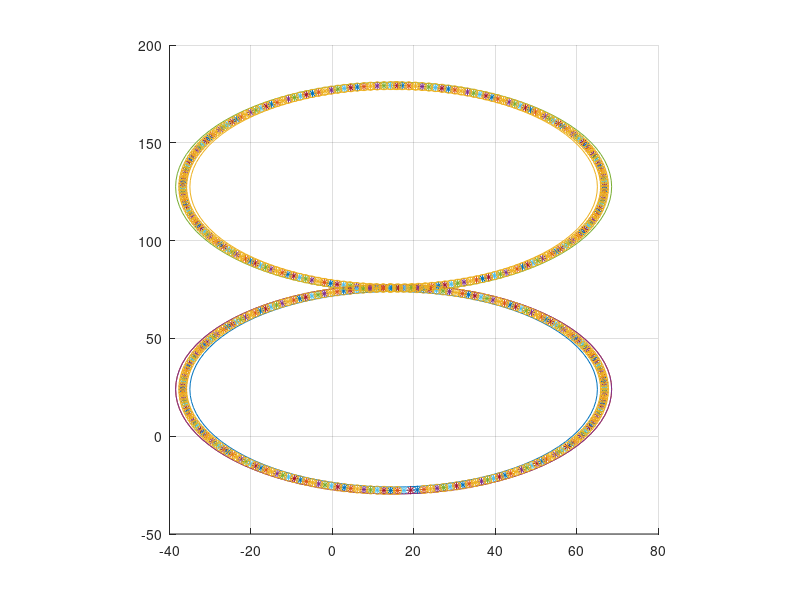

Write MATLAB code to recreate this figure.
clc; clear all ; close all
%%
x= 15 ; y=24; r = 50;
hold on
th = 0:pi/50:2*pi;
xunit = r*cos(th) + x;
yunit = r*sin(th) + y;
h = plot(xunit,yunit);

xunit = (r+3.5)*cos(th) + x;
yunit = (r+3.5)*sin(th) + y;
h = plot(xunit,yunit);


xunit = (r)*cos(th) + x;
yunit = (r)*sin(th) + y + 3.5+2*r;
h = plot(xunit,yunit);


xunit = (r+3.5)*cos(th) + x;
yunit = (r+3.5)*sin(th) + y;
h = plot(xunit,yunit);

xunit = (r+3.5)*cos(th) + x;
yunit = (r+3.5)*sin(th) + y + 3.5+r*2;
h = plot(xunit,yunit);

%% waypoint generation
crc = @(r,p,a) [r*cosd(a + p) ;  r*sind(a + p)]; % r- radius a- time p  - initial position
% t = linspace(0, 360, 361);                              % Time
t = linspace(0 , 180 ,100); % quater time
waypoints = [];
% first quater for figure eight
init_pos = 271;                                          % Initial Position (°)
radius = r+1.75;
locus_1 = crc(radius, init_pos, t); % anit clokwise
b = locus_1(2,:)+y;
a = locus_1(1,:) +x;
locus_1 = [a ; b];

figure(1)
for k1 = 2:length(t)
    plot(locus_1(1,k1),  locus_1(2,k1), '*'); hold on
    grid
    axis square
    drawnow    
end
waypoints = [locus_1']; % 100x2

% second quater for figure eight

init_pos = 181;                                          % Initial Position (°)
locus_2 = crc(radius, init_pos, t);
locus_2 = [ locus_2(2,:)+ x; locus_2(1,:)+y+3.5+2*r ]';

% locus  = locus*[0 1;1 0]; % swaping sine and cos terms for clockwise
figure(1)
for k1 = 2:length(t)
    a  = locus_2(k1,:); % swaping sine and cos terms for clockwise
    plot(a(1),  a(2), '*'); hold on
    grid
    axis square
    drawnow    
end

waypoints = [locus_1'; locus_2]; % 200x2

% third quater for figure eight

init_pos = 0.5;                                          % Initial Position (°)
locus_3 = crc(radius, init_pos, t);
locus_3 = [ locus_3(2,:) + x; locus_3(1,:)+3.5+2*r + y]';
figure(1)
for k1 = 2:length(t)
    a  = locus_3(k1,:); % swaping sine and cos terms for clockwise
    plot(a(1),  a(2), '*'); hold on
    grid
    axis square
    drawnow    
end

waypoints = [locus_1'; locus_2; locus_3]; % 300x2

% fourth quater for figure eight
init_pos = 91;                                          % Initial Position (°)
locus_4 = crc(radius, init_pos, t); % anit clokwise
b = locus_4(2,:)+y;
a = locus_4(1,:) +x;
locus_4 = [a ; b];
figure(1)
for k1 = 2:length(t)
    plot(locus_4(1,k1),  locus_4(2,k1), '*'); hold on
    grid
    axis square
    drawnow    
end
waypoints = [locus_1'; locus_2; locus_3; locus_4']; % 400x2
z_points = zeros(400,1);
waypoints = [waypoints  z_points];
%% road centers 
% take evey 4 th point from the waypoints
n = size(waypoints)
road_centers = [];
for ii = 1:n(1)-4
    road_centers(ii,:) = waypoints(ii + 4,:)
end
 %%  
plot(road_centers(:,1),road_centers(:,2), 'o'); grid on
